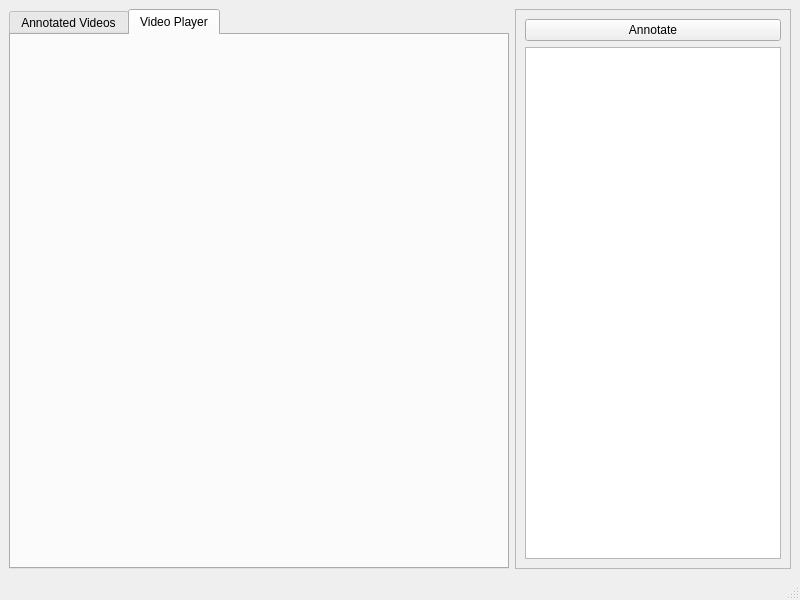
<?xml version="1.0" encoding="UTF-8"?>
<ui version="4.0">
 <class>MainWindow</class>
 <widget class="QMainWindow" name="MainWindow">
  <property name="geometry">
   <rect>
    <x>0</x>
    <y>0</y>
    <width>800</width>
    <height>600</height>
   </rect>
  </property>
  <property name="windowTitle">
   <string>MainWindow</string>
  </property>
  <widget class="QWidget" name="centralwidget">
   <layout class="QVBoxLayout" name="verticalLayout">
    <item>
     <layout class="QHBoxLayout" name="horizontalLayout">
      <item>
       <widget class="QTabWidget" name="tabContent">
        <property name="currentIndex">
         <number>1</number>
        </property>
        <widget class="QWidget" name="tabVideos">
         <attribute name="title">
          <string>Annotated Videos</string>
         </attribute>
        </widget>
        <widget class="QWidget" name="tabVideoPlayer">
         <attribute name="title">
          <string>Video Player</string>
         </attribute>
         <layout class="QVBoxLayout" name="verticalLayout_2">
          <item>
           <widget class="YoutubePlayer" name="videoplayer" native="true"/>
          </item>
         </layout>
        </widget>
       </widget>
      </item>
      <item>
       <widget class="QFrame" name="frame">
        <property name="sizePolicy">
         <sizepolicy hsizetype="Minimum" vsizetype="Expanding">
          <horstretch>0</horstretch>
          <verstretch>0</verstretch>
         </sizepolicy>
        </property>
        <property name="frameShape">
         <enum>QFrame::StyledPanel</enum>
        </property>
        <property name="frameShadow">
         <enum>QFrame::Raised</enum>
        </property>
        <layout class="QVBoxLayout" name="verticalLayout_3">
         <item>
          <widget class="QPushButton" name="btnAnnotate">
           <property name="toolTip">
            <string>Create an annotation for this point in the video</string>
           </property>
           <property name="text">
            <string>Annotate</string>
           </property>
          </widget>
         </item>
         <item>
          <widget class="AnnotationList" name="listAnnotations">
           <property name="sizePolicy">
            <sizepolicy hsizetype="Minimum" vsizetype="Expanding">
             <horstretch>0</horstretch>
             <verstretch>0</verstretch>
            </sizepolicy>
           </property>
          </widget>
         </item>
        </layout>
       </widget>
      </item>
     </layout>
    </item>
   </layout>
  </widget>
  <widget class="QMenuBar" name="menubar">
   <property name="geometry">
    <rect>
     <x>0</x>
     <y>0</y>
     <width>800</width>
     <height>21</height>
    </rect>
   </property>
  </widget>
  <widget class="QStatusBar" name="statusbar"/>
 </widget>
 <customwidgets>
  <customwidget>
   <class>YoutubePlayer</class>
   <extends>QWidget</extends>
   <header>youtubeplayer.h</header>
   <container>1</container>
  </customwidget>
  <customwidget>
   <class>AnnotationList</class>
   <extends>QListWidget</extends>
   <header>annotationlist.h</header>
  </customwidget>
 </customwidgets>
 <resources/>
 <connections/>
</ui>
